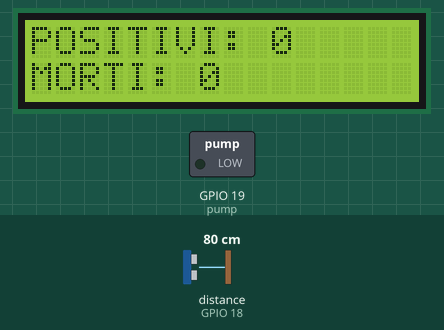
Recording of a sketch running on a simulated ESP32. Parts: 16×2 character LCD, switched loads named in the sketch (green lamp = pin HIGH). Wiring (inferred from the names in the program): ultrasonic range finder: trigger GPIO 5; echo GPIO 18. The inputs (shaded band) are chosen by the test bench; at power-on: distance to the obstacle (sensor on GPIO 18) 80 cm. The echo pulse lasts 58.3 µs per cm; WiFi joins after 1.5 s; servers stay silent unless stated; storage starts empty; pins used as bus, display or sensor lines are not drawn; what the sketch prints to the serial monitor is not drawn.

Above: at 4.7 s.
4.8 s: distance to the obstacle (sensor on GPIO 18) set to 18 cm
7.0 s: distance to the obstacle (sensor on GPIO 18) set to 14 cm
At 8.4 s:
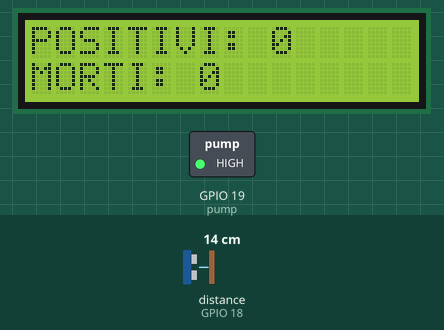
12.9 s: distance to the obstacle (sensor on GPIO 18) set to 35 cm
At 14.6 s:
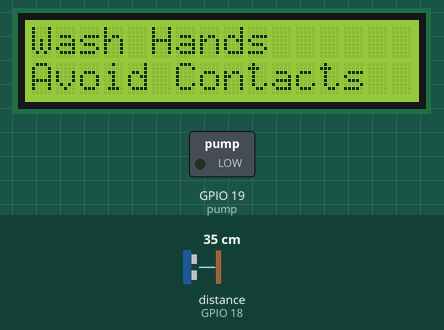
14.9 s: distance to the obstacle (sensor on GPIO 18) set to 2 cm
At 16.1 s:
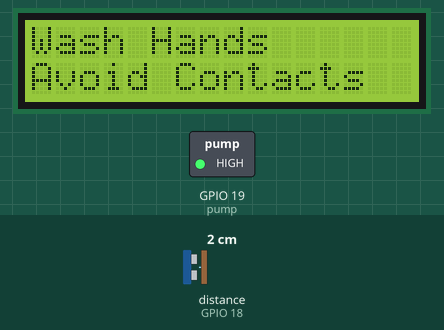
20.8 s: distance to the obstacle (sensor on GPIO 18) set to 60 cm
At 24.4 s:
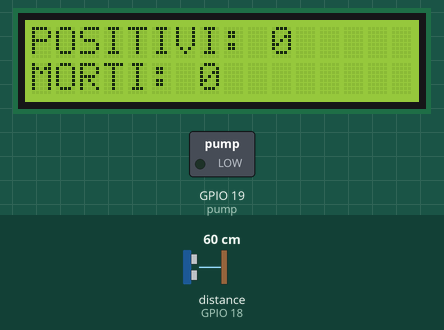
Timing chart, 0 to 25.8 s (numbered marks = the images above; inputs shaded):
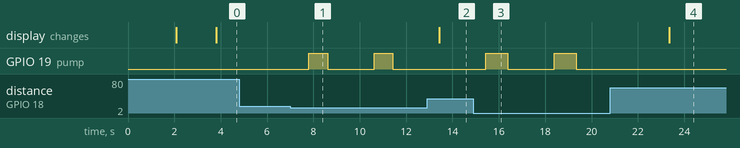

Measured:
- the behaviour switches between 17 and 16 cm on distance to the obstacle (sensor on GPIO 18) (found by bisection; images 0 and 1)
- after the input at 4.8 s, every drawn part: stays the same
- after the input at 7.0 s, GPIO 19 (pump): alternates HIGH for 0.80 s and LOW for 2.0 s, starting after 0.81 s
- after the input at 12.9 s, GPIO 19 (pump): stays LOW (without the input it goes to HIGH after 0.52 s)
- after the input at 14.9 s, GPIO 19 (pump): alternates HIGH for 0.95 s and LOW for 2.0 s, starting after 0.53 s
- after the input at 20.8 s, GPIO 19 (pump): stops changing and stays LOW

The sketch:

IgienizzanteAutomatico.ino
```cpp
#include <HTTPClient.h>
#include <WiFi.h>
#include <ArduinoJson.h>
#include <LiquidCrystal.h>
#include <WebServer.h>
#include <DHT.h>
#include <driver/adc.h>
#include <esp_wifi.h>
#include <ESPAsyncWebServer.h>
#include <SPIFFS.h>
#include <TaskScheduler.h>

// Scheduler Task
Scheduler runner;

const char* ssid = "*******";
const char* pass = "*******";
const char* url = "https://raw.githubusercontent.com/pcm-dpc/COVID-19/master/dati-json/dpc-covid19-ita-andamento-nazionale-latest.json";

// ESP32 - LCD
const int rs = 22, en = 4, d4 = 15, d5 = 13, d6 = 26, d7 = 21;
LiquidCrystal lcd(rs, en, d4, d5, d6, d7);

// Sensore ultrasuoni - Pump
const int trigPin = 5;
const int echoPin = 18;
const int pump = 19;

long duration;
int distance = 20;


// Sensore DHT
#define DHTTYPE DHT11
#define DHT_SENSOR_PIN  23

DHT dht(DHT_SENSOR_PIN, DHTTYPE);


// AsyncWebServer sulla porta 80
AsyncWebServer server(80);

// Per LCD
int count = 0;

float Temperature;
float Humidity;

long root_0_nuovi_positivi = 0;
long root_0_deceduti = 0;

// Delay per fuoriuscita igienizzante
int delayP;

// Minuti per deep sleep -> 30 minuti per correzione sistema
#define DEEP_SLEEP_TIME 30


/*
 * TASK
 *
 * 1 -> Get Request per numero positivi e morti
 * 2 -> WebPage Report usando SPIFFS
 * 3 -> Calcolo distanza ultrasuoni + Attivazione Pompa + Bilanciamento fuoriuscita igienizzante in base a distanza da sensore ultrasuoni
 * 4 -> Check condizioni ambientali per muffa (Deep sleep 30 minuti)
 * 5 -> Check condizioni ambientali per variazione delay fuoriuscita igienizzante
 * 6 -> Stampa su LCD numero positivi e morti
 *
 */

// TASK 1 --> ogni 12 ore
void getJSON(){

  // Legge valori JSON
  HTTPClient https;
  String data;
  https.begin(url);
  int httpCode = https.GET();
  if (httpCode > 0) {
    String payload = https.getString();
    char json[500];
    payload.toCharArray(json, 500);

    //Serial.println(payload);
    StaticJsonDocument<1024> doc;
    deserializeJson(doc, json);

    root_0_nuovi_positivi = doc[0]["nuovi_positivi"];
    root_0_deceduti = doc[0]["deceduti"];
    Serial.println(root_0_nuovi_positivi);
    Serial.println(root_0_deceduti);
  }
  else {
    Serial.println("Errore di richiesta HTTP");
  }
  https.end();

}


// TASK 2 --> ogni 0.1 secondi
void webPageReport(){

    // Route for root / web page -> Pagina HTML + CSS -> reportWebPage.html
    server.on("/", HTTP_GET, [](AsyncWebServerRequest *request){
      request->send(SPIFFS, "/reportWebPage.html", String(), false, processor);
    });
    server.begin();
    Serial.println("HTTP server started");

}


// TASK 3 -> ogni 0.1 secondi
void ultraPump(){

     int d = checkTempHum(Temperature, Humidity); // cambia delayP

     if(d==1) {                                   // sistema OK
        ultra();                                  // check distanza + balanceDelayDistance + attivazione Pompa
     }

}


// TASK 4 -> ogni 5 minuti
void checkMold(){

    int d = checkTempHum(Temperature, Humidity); // cambia delayP

    // Errore
    if(d == 0) {                                 // temperatura e umidità possono portare a muffa
      lcd.clear();
      lcd.setCursor(0, 0);
      lcd.print("Error");
      lcd.setCursor(0, 1);
      lcd.print("Repair System");
      delay(2000);
      goToDeepSleep();                          // deep sleep mode -> ON solo RTC
    }

}


// TASK 5 -> ogni 30 secondi
void checkDD(){

     int d = checkTempHum(Temperature, Humidity); // cambia delayP

}


// TASK 6 -> ogni 0.1 secondi
void printLCD() {

  if (count <= 3){
      lcd.clear();
      lcd.setCursor(0, 0);
      lcd.print("POSITIVI: ");
      lcd.print(root_0_nuovi_positivi);
      lcd.setCursor(0, 1);
      lcd.print("MORTI: ");
      lcd.print(root_0_deceduti);
      delay(2000);
  }

  if (count > 3){
      lcd.clear();
      lcd.setCursor(0, 0);
      lcd.print("Wash Hands");
      lcd.setCursor(0, 1);
      lcd.print("Avoid Contacts");
      delay(2000);
  }

  if (count > 6){
      count = 0;
  }

  count++;
}

// Get placeholder della pagina HTML per cambiare temperatura, umidità, numero positivi e morti in tempo reale con script AJAX
String processor(const String& var){

  Serial.println(var);

  Temperature = dht.readTemperature(); // Legge il valore di temperatura
  Humidity = dht.readHumidity(); // Legge il valore di umidità

  if(var == "TEMPERATURE"){
    return String(Temperature);
  }
  else if(var == "HUMIDITY") {
    return String(Humidity);
  }
  else if(var == "POSITIVI") {
    return String(root_0_nuovi_positivi);
  }
  else if(var == "MORTI") {
    return String(root_0_deceduti);
  }

  return String();

}

// Bilancia la fuoriuscita dell'igienizzante in base alla distanza dal sensore e alle condizioni ambientali
void balanceDelayDistance() {

  int d = checkTempHum(Temperature, Humidity);

  int delayTemp;
  if(d == 1) {
    if((distance <= 15) && (distance >= 10)) {
      delayTemp = 800;
      delayP = (delayP + delayTemp)/2; // media
    }

    else if(distance < 10) {
      delayTemp = 1100;
      delayP = (delayP + delayTemp)/2; // media
    }
    else {
      Serial.println("Nessuna variazione");
    }
  }

}

// Attivazione Pompa
void ultra(){

  digitalWrite(trigPin, LOW);
  delayMicroseconds(2);
  digitalWrite(trigPin, HIGH);

/*
   Il PIN Trigger deve essere settato alto (HIGH value) per almeno 10microsecondi.
   In automatico il modulo HC-SR04 invierà 8 impulsi ultrasonici ad una frequenza pari a 40kHz.
*/

  delayMicroseconds(10);
  digitalWrite(trigPin, LOW);
  duration = pulseIn(echoPin, HIGH); // durata dell'impulso in microsecondi -> calcola il tempo di andata e ritorno dell'onda sonora
  distance = duration * 0.0340 / 2; // distanza = (tempo(durata) * velocità onda sonora)/2 ---> Vel. onda sonora = 340 m/s
  Serial.println("Distanza");
  Serial.println(distance);

  if (distance <= 15){
    balanceDelayDistance();         // bilanciamento delayP
    Serial.print("Apertura pompa");
    digitalWrite(pump, HIGH);
    delay(delayP);
    digitalWrite(pump, LOW);
  }

}

// Cambia delayP check temperatura e umidità: 0 --> problema sistema || 1 --> tutto ok (cambia delayP)
int checkTempHum(float t, float h) {

  int temperature = (int) t;
  int humidity = (int) h;

  if((temperature >= 18) && (temperature <= 24) && (humidity > 75)) { // muffa
    delayP = 1000;
    return 0;
  }

  else { // cambio fuoriuscita igienizzante in base a temperatura e umidità
    if(temperature > 30) {
      delayP = 1100;
    }
    else if(temperature < 10) {
      delayP = 800;
    }
    else if(humidity > 80){
      delayP = 800;
    }
    else if(humidity < 30){
      delayP = 1100;
    }
    else {
      delayP = 1000;
    }
    return 1;
  }

}

// Deep Sleep mode -> consumi ridotti: wifi e adc off, ON solo RTC
void goToDeepSleep() {

  Serial.println("Going to sleep...");
  WiFi.disconnect(true);
  WiFi.mode(WIFI_OFF);

  adc_power_off();
  esp_wifi_stop();

  // Configura il timer per il risveglio
  esp_sleep_enable_timer_wakeup(DEEP_SLEEP_TIME * 60L * 1000000L);

  // Va a dormire
  esp_deep_sleep_start();

}


// Inizializzazione TASK
Task getJSONTask(43200*TASK_SECOND, TASK_FOREVER, getJSON);
Task webPageTask(100*TASK_MILLISECOND, TASK_FOREVER, webPageReport);
Task pumpTask(100*TASK_MILLISECOND, TASK_FOREVER, ultraPump);
Task MoldTask(300*TASK_SECOND, TASK_FOREVER, checkMold);
Task DDTask(30*TASK_SECOND, TASK_FOREVER, checkDD);
Task LCDTask(100*TASK_MILLISECOND, TASK_FOREVER, printLCD);


void setup() {
  Serial.begin(115200);
  delay(2000);
  pinMode(trigPin, OUTPUT);
  pinMode(echoPin, INPUT);
  pinMode(pump, OUTPUT);

  pinMode(DHT_SENSOR_PIN, INPUT);
  dht.begin();

  digitalWrite(pump, LOW);
  lcd.begin(16, 2);
  lcd.setCursor(0,0);
  lcd.print("Covid19 Tracker");
  lcd.setCursor(0,1);
  lcd.print("Hand Sanitizer");

  // Inizializzazione SPIFFS
  if(!SPIFFS.begin(true)){
    Serial.println("An Error has occurred while mounting SPIFFS");
    return;
  }

  Serial.println("Connessione a ");
  Serial.println(ssid);
  WiFi.begin(ssid, pass);

  while (WiFi.status() != WL_CONNECTED){
    delay(500);
    Serial.print(".");              // stampa ... finchè non è connesso
  }

  Serial.println("WiFi connesso");

  Serial.print("IP: ");
  Serial.println(WiFi.localIP());

  delayP = 1000;


  // Scheduler init
  runner.init();

  // Aggiunta TASK a scheduler
  runner.addTask(getJSONTask);    // 1
  getJSONTask.enable();

  runner.addTask(webPageTask);    // 2
  webPageTask.enable();

  runner.addTask(pumpTask);       // 3
  pumpTask.enable();

  runner.addTask(MoldTask);       // 4
  MoldTask.enable();

  runner.addTask(DDTask);         // 5
  DDTask.enable();

  runner.addTask(LCDTask);        // 6
  LCDTask.enable();


}


void loop() {

  runner.execute();

}
```
